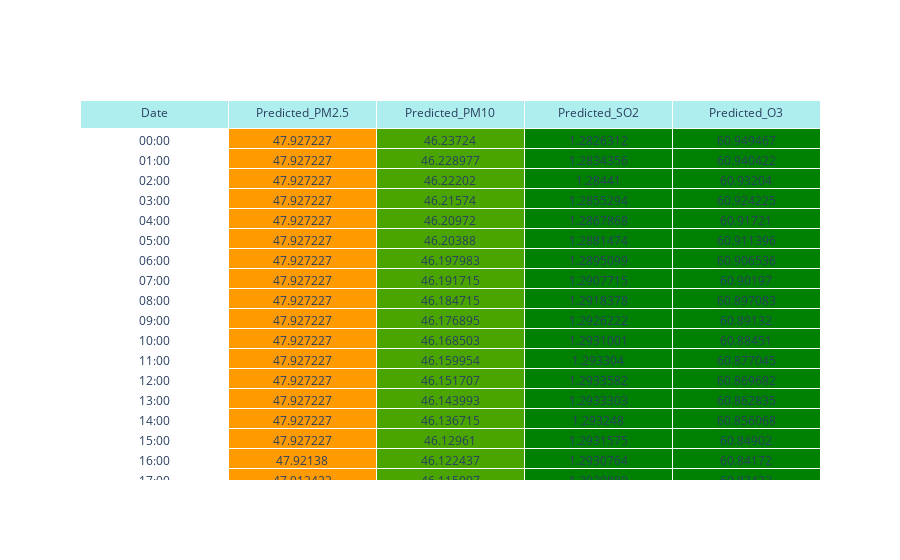

Notebook code for this chart:
### Code cell
def make_prediction_table(df, filename):
    cell_colors = [["white" for i in range(len(df))]]
    cell_values = [df["Date"].dt.strftime("%H:%M").to_list()]


    for column in df.columns:
        for pollutant in POLLUTANTS:
            if pollutant in column: # if the column name contains pollutant name (i.e. "PM2.5")
                
                cell_values.append(df[column].to_list())
                
                cmap = utils.cmaps[pollutant]
                color_mapped_series = df[column].apply(cmap)
                color_mapped_list = color_mapped_series.str[:-2].to_list() # remove last 2 chars which are alpha channel
                cell_colors.append(color_mapped_list)
                


    fig = go.Figure(data=[go.Table(
        header=dict(values=df.columns,
                    fill_color="paleturquoise"
                    ),
        cells=dict(values=cell_values,
                    fill_color=cell_colors
                    ),
        )
    ])

    fig.show()
    fig.write_html(f"{os.path.splitext(filename)[0]}.html") # remove ".csv" from filename

make_prediction_table(df, filename)

### Figure 1 — Plotly figure (JSON) as saved in the notebook; plotly's stock layout.template omitted (floating-point values rounded to 4 significant figures)
{"data": [{"cells": {"fill": {"color": [["white", "white", "white", "white", "white", "white", "white", "white", "white", "white", "white", "white", "white", "white", "white", "white", "white", "white", "white", "white", "white", "white", "white", "white", "white"], ["#ff9b00", "#ff9b00", "#ff9b00", "#ff9b00", "#ff9b00", "#ff9b00", "#ff9b00", "#ff9b00", "#ff9b00", "#ff9b00", "#ff9b00", "#ff9b00", "#ff9b00", "#ff9b00", "#ff9b00", "#ff9b00", "#ff9b00", "#ff9b00", "#ff9b00", "#ff9b00", "#ff9b00", "#ff9b00", "#ff9b00", "#ff9b00", "#ff9c00"], ["#4ba500", "#4aa500", "#4aa500", "#4aa500", "#4aa500", "#4aa500", "#4aa500", "#4aa500", "#4aa500", "#4aa500", "#4aa500", "#4aa500", "#4aa500", "#4aa500", "#4aa500", "#4aa500", "#4aa500", "#4aa500", "#4aa500", "#4aa500", "#4aa500", "#4aa500", "#4aa500", "#4aa500", "#4aa500"], ["#008000", "#008000", "#008000", "#008000", "#008000", "#008000", "#008000", "#008000", "#008000", "#008000", "#008000", "#008000", "#008000", "#008000", "#008000", "#008000", "#008000", "#008000", "#008000", "#008000", "#008000", "#008000", "#008000", "#008000", "#008000"], ["#008000", "#008000", "#008000", "#008000", "#008000", "#008000", "#008000", "#008000", "#008000", "#008000", "#008000", "#008000", "#008000", "#008000", "#008000", "#008000", "#008000", "#008000", "#008000", "#008000", "#008000", "#008000", "#008000", "#008000", "#008000"]]}, "values": [["00:00", "01:00", "02:00", "03:00", "04:00", "05:00", "06:00", "07:00", "08:00", "09:00", "10:00", "11:00", "12:00", "13:00", "14:00", "15:00", "16:00", "17:00", "18:00", "19:00", "20:00", "21:00", "22:00", "23:00", "00:00"], [47.93, 47.93, 47.93, 47.93, 47.93, 47.93, 47.93, 47.93, 47.93, 47.93, 47.93, 47.93, 47.93, 47.93, 47.93, 47.93, 47.92, 47.91, 47.9, 47.89, 47.88, 47.87, 47.86, 47.85, 47.84], [46.24, 46.23, 46.22, 46.22, 46.21, 46.2, 46.2, 46.19, 46.18, 46.18, 46.17, 46.16, 46.15, 46.14, 46.14, 46.13, 46.12, 46.12, 46.11, 46.1, 46.09, 46.08, 46.07, 46.06, 46.05], [1.283, 1.283, 1.284, 1.286, 1.287, 1.288, 1.29, 1.291, 1.292, 1.293, 1.293, 1.293, 1.293, 1.293, 1.293, 1.293, 1.293, 1.293, 1.293, 1.293, 1.293, 1.292, 1.292, 1.292, 1.292], [60.95, 60.94, 60.93, 60.92, 60.92, 60.91, 60.91, 60.9, 60.9, 60.89, 60.88, 60.88, 60.87, 60.86, 60.86, 60.85, 60.84, 60.83, 60.83, 60.82, 60.81, 60.8, 60.8, 60.79, 60.78]]}, "header": {"fill": {"color": "paleturquoise"}, "values": ["Date", "Predicted_PM2.5", "Predicted_PM10", "Predicted_SO2", "Predicted_O3"]}, "type": "table"}], "layout": {}}
